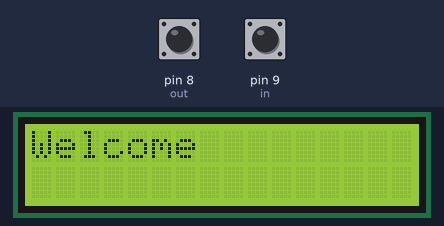
Recording of a sketch running on a simulated Arduino Uno, built with avr-gcc and run on an emulated ATmega328P. On the bench: 16×2 character LCD. Inputs (shaded band) come from the test bench; at power-on: pin 8 (out) HIGH, pin 9 (in) HIGH. What the sketch prints to the serial monitor is not drawn.

Above: at 1.1 s.
At 2.3 s:
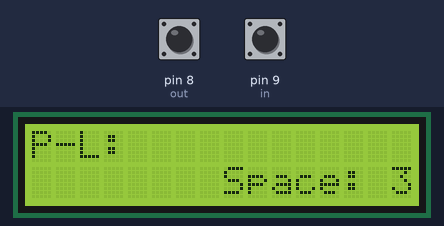

The sketch:

arduino_code.ino
```cpp
#include <SoftwareSerial.h>

#include <LiquidCrystal.h>

LiquidCrystal lcd(12, 11, 10, 5, 4, 3); //connected to RS,EN,D4,D5,D6,D7 of LCD display respectively

SoftwareSerial soft( 6, 7);  //RX and TX

int in    = 9;  // IN sensor pin no.
int out   = 8;  // EXIT sensor pin no.
int count = 0;
int valin = 0;
int valout = 0;

int space=3;

void setup() {

  Serial.begin(9600);
  soft.begin(9600);

  pinMode(in, INPUT);   // Pin 9 set as INPUT
  pinMode(out, INPUT);  // Pin 8 set as EXIT


  lcd.begin(16, 2);
  delay(1000);
  lcd.setCursor(0, 0);
  lcd.print("Welcome");
  delay(100);

  lcd.clear();
  lcd.setCursor(0, 0);
  count = 0;
}


void loop() {
  //*******************************************************
  delay(1000);
  lcd.setCursor(0, 0);
  lcd.print("P-L:");
  lcd.setCursor(0, 1);


  lcd.print("       ");
  valin = digitalRead(in);

  valout = digitalRead(out);


  //********************************************************
  if (valout == LOW) {

    while (valout == LOW) {
      valout = digitalRead(out);
      delay(1000);
    }
    count++;
    delay(100);

    if (count < 4) { }


  }
  //********************************************************
  if (valin == LOW) {


    while (valin == LOW) {
      valin = digitalRead(in);
      delay(1000);
    }
    count--;
    delay(100);

    if (count <= 0) {
      count = 0;
    }


  }
  //********************************************************
  lcd.setCursor(10, 1);
 delay(100);
  if (count >= 3) {
    count = 3;

    lcd.setCursor(5, 1);
    lcd.print("       Full   ");

    space=0;
      soft.write(space);
      Serial.println(space);
  }
  else
  {
      lcd.setCursor(3,1);
     lcd.print("     Space: ");

     space= 3-count;
     soft.write(space);
     Serial.println(space);
      lcd.print(space);
  }

}
```
